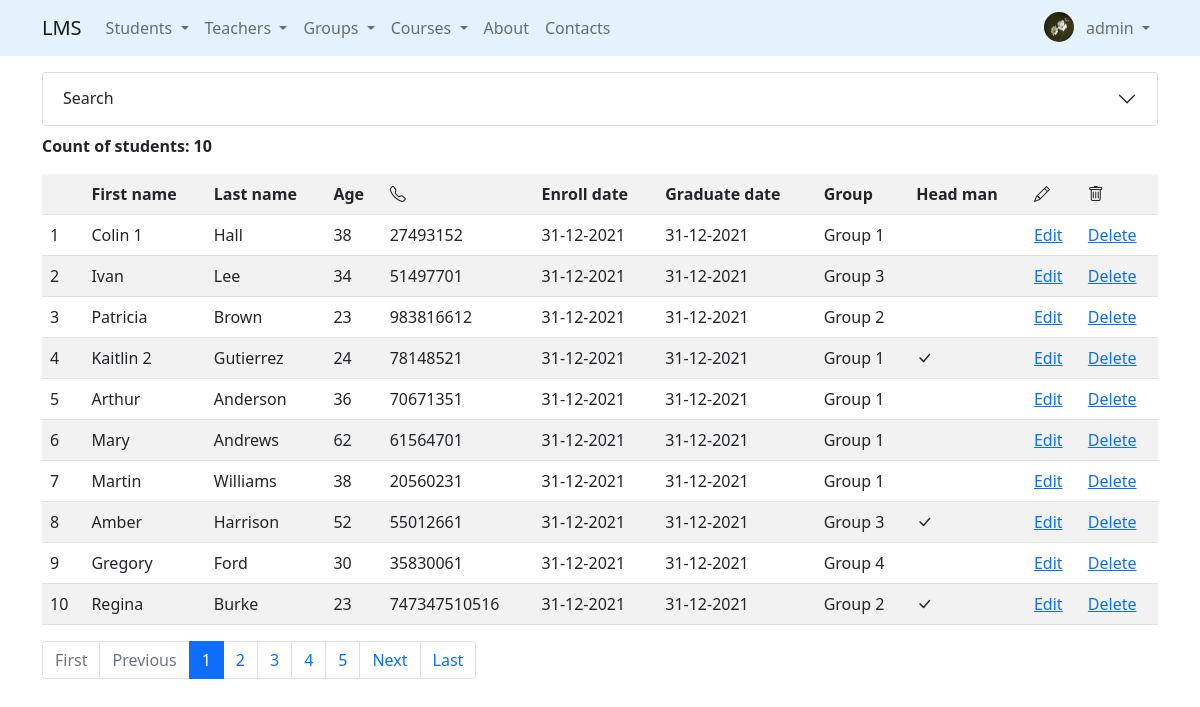
Page /students/ (signed in) on the committed database.
### accounts/models.py (models this page shows, shortened)
class Profile(models.Model):
    user = models.OneToOneField(to=User, on_delete=models.CASCADE, related_name='profile')
    birthday = models.DateField(null=True, blank=True)
    city = models.CharField(max_length=50, null=True, blank=True)
    avatar = models.ImageField(null=True, blank=True, default='default.png', upload_to='avatars/')

### students/models.py (models this page shows, shortened)
class Students(Person):
    phone_number = models.CharField(
        max_length=20,
        default='',
    )
    enroll_date = models.DateField(default=datetime.date.today)
    graduate_date = models.DateField(default=datetime.date.today)
    group = models.ForeignKey(
        Group,
        on_delete=models.SET_NULL,
        null=True,
        related_name='students'
    )

### groups/models.py (models this page shows)
class Group(models.Model):
    group_name = models.CharField(
        max_length=100,
        validators=[MinLengthValidator(2)]
    )
    course = models.OneToOneField(
        'courses.Course',
        on_delete=models.SET_NULL,
        null=True,
        related_name='course'
    )
    group_size = models.IntegerField()
    start_date = models.DateField(default=datetime.date.today)
    headman = models.OneToOneField(
        'students.Students',
        on_delete=models.SET_NULL,
        null=True,
        related_name='headman_group'
    )
    teachers_gr = models.ManyToManyField(
        to='teachers.Teacher',
        related_name='groups'
    )
    def __str__(self):
        return self.group_name

### students/views.py (the view)
# urls.py: path('', StudentsListView.as_view(), name='list'),                               # R
class StudentsListView(ListView):
    paginate_by = 10
    model = Students
    template_name = 'students/list.html'
    def get_filter(self):
        return StudentsFilter(
            data=self.request.GET,
            queryset=self.model.objects.all().select_related('group', 'headman_group')
        )
    def get_queryset(self):
        return self.get_filter().qs
    def get_context_data(self, *, object_list=None, **kwargs):
        context = super().get_context_data(**kwargs)
        context['filter_form'] = self.get_filter().form
        return context

### core/context_processors.py (called while the page is built)
def get_params(request):
    params = request.GET
    if 'page' in params:
        params = copy(params)
        del params['page']
    return {'get_params': f'&{params.urlencode()}' if params else ''}

### students/templates/students/list.html (shortened to what this page needs)
{% extends 'base.html' %}
{% load crispy_forms_tags %}
{% block content %}
    <div class="accordion" id="accordionExample">
        <div class="accordion-item">
            <h2 class="accordion-header" id="headingOne">
                <button class="accordion-button collapsed" type="button"
                        data-bs-toggle="collapse" data-bs-target="#collapseOne"
                        aria-expanded="true" aria-controls="collapseOne">
            Search
                </button>
            </h2>
        </div>
    </div>
    <p class="mt-2"><strong>Count of students: {{ object_list.count }}</strong></p>
    {% with list_object=object_list %}
        {% include 'includes/students_list_table.html' %}
    {% endwith %}
{% endblock %}

### templates/includes/navbar.html (shortened to what this page needs)
<nav class="navbar fixed-top navbar-expand-lg navbar-light"
     style="background-color: #e3f2fd;">
    <div class="container">
        <a class="navbar-brand" href="{% url 'index' %}">LMS</a>
        <div class="collapse navbar-collapse" id="navbarSupportedContent">
            <ul class="navbar-nav me-auto mb-2 mb-lg-0">
                {% if user.is_authenticated %}
                <li class="nav-item dropdown">
                    <a class="nav-link dropdown-toggle" href="#" id="navbarDropdown" role="button"
                       data-bs-toggle="dropdown"
                       aria-expanded="false">
                        Students
                    </a>
                </li>
                <li class="nav-item dropdown">
                    <a class="nav-link dropdown-toggle" href="#" id="navbarDropdown" role="button"
                       data-bs-toggle="dropdown"
                       aria-expanded="false">
                        Teachers
                    </a>
                </li>
                <li class="nav-item dropdown">
                    <a class="nav-link dropdown-toggle" href="#" id="navbarDropdown" role="button"
                       data-bs-toggle="dropdown"
                       aria-expanded="false">
                        Groups
                    </a>
                </li>
                <li class="nav-item dropdown">
                    <a class="nav-link dropdown-toggle" href="#" id="navbarDropdown" role="button"
                       data-bs-toggle="dropdown"
                       aria-expanded="false">
                        Courses
                    </a>
                </li>
                <li class="nav-item">
                    <a class="nav-link" href="/about">About</a>
                </li>
                <li class="nav-item">
                    <a class="nav-link" href="/contacts">Contacts</a>
                </li>
                {% endif %}
            </ul>
            <div class="d-flex">
                <ul class="navbar-nav me-auto mb-2 mb-lg-0">
                    {% if user.is_authenticated %}
                    <li class="nav-item">
                          <img class="rounded-circle m-1" src="{{ user.profile.avatar.url }}" width="30" height="30" alt="Avatar">
                    </li>
                    {% endif %}
                    <li class="nav-item dropdown">
                        <a class="nav-link dropdown-toggle" href="#" id="navbarDropdown" role="button"
                           data-bs-toggle="dropdown"
                           aria-expanded="false">
                            {% if user.is_authenticated %}
                            {{ user.username }}
                            {% else %}
                            Account
                            {% endif %}
                        </a>
                    </li>
                </ul>
            </div>
        </div>
    </div>
</nav>

### templates/includes/students_list_table.html
<table class="table table-striped table-hover">
    <tr>
        <th></th>
        <th>First name</th>
        <th>Last name</th>
        <th>Age</th>
        <th><i class="bi bi-telephone"></i></th>
        <th>Enroll date</th>
        <th>Graduate date</th>
        <th>Group</th>
        <th>Head man</th>
        {% if user.is_authenticated %}
            <th><i class="bi bi-pencil"></i></th>
            <th><i class="bi bi-trash"></i></th>
        {% endif %}
    </tr>
    {% for student in list_object %}
        <tr>
            {% if is_paginated %}
                <td>{{ page_obj.start_index|add:forloop.counter0 }}</td>
            {% else %}
                <td>{{ forloop.counter }}</td>
            {% endif %}
            <td>{{ student.first_name }}</td>
            <td>{{ student.last_name }}</td>
            <td>{{ student.age }}</td>
            <td>{{ student.phone_number }}</td>
            <td>{{ student.enroll_date }}</td>
            <td>{{ student.graduate_date }}</td>
            <td>{% if student.group is not None %}
                {{ student.group }}
            {% endif %}</td>
            <td>{% if student.headman_group %}<i class="bi bi-check-lg"></i>{% endif %}</td>
            {% if user.is_authenticated %}
                <td><a href="{% url 'students:update' student.id %}">Edit</a></td>
                <td><a href="{% url 'students:delete' student.id %}">Delete</a></td>
            {% endif %}
        </tr>
    {% endfor %}
</table>

### rows in the picture
Students: start_index|add "1", first_name "Colin 1", last_name "Hall", age "38", phone_number "27493152", enroll_date "31-12-2021", graduate_date "31-12-2021", group "Group 1"
Students: start_index|add "2", first_name "Ivan", last_name "Lee", age "34", phone_number "51497701", enroll_date "31-12-2021", graduate_date "31-12-2021", group "Group 3"
Students: start_index|add "3", first_name "Patricia", last_name "Brown", age "23", phone_number "983816612", enroll_date "31-12-2021", graduate_date "31-12-2021", group "Group 2"
Students: start_index|add "4", first_name "Kaitlin 2", last_name "Gutierrez", age "24", phone_number "78148521", enroll_date "31-12-2021", graduate_date "31-12-2021", group "Group 1"
Students: start_index|add "5", first_name "Arthur", last_name "Anderson", age "36", phone_number "70671351", enroll_date "31-12-2021", graduate_date "31-12-2021", group "Group 1"
Students: start_index|add "6", first_name "Mary", last_name "Andrews", age "62", phone_number "61564701", enroll_date "31-12-2021", graduate_date "31-12-2021", group "Group 1"
Students: start_index|add "7", first_name "Martin", last_name "Williams", age "38", phone_number "20560231", enroll_date "31-12-2021", graduate_date "31-12-2021", group "Group 1"
Students: start_index|add "8", first_name "Amber", last_name "Harrison", age "52", phone_number "55012661", enroll_date "31-12-2021", graduate_date "31-12-2021", group "Group 3"
Students: start_index|add "9", first_name "Gregory", last_name "Ford", age "30", phone_number "35830061", enroll_date "31-12-2021", graduate_date "31-12-2021", group "Group 4"
Students: start_index|add "10", first_name "Regina", last_name "Burke", age "23", phone_number "747347510516", enroll_date "31-12-2021", graduate_date "31-12-2021", group "Group 2"

### other values in the picture
{{ user.username }} "admin"
{{ object_list.count }} "10"
{{ page_num }} "1"
{{ page_num }} "2" "3"
{{ page_num }} "4" "5"
